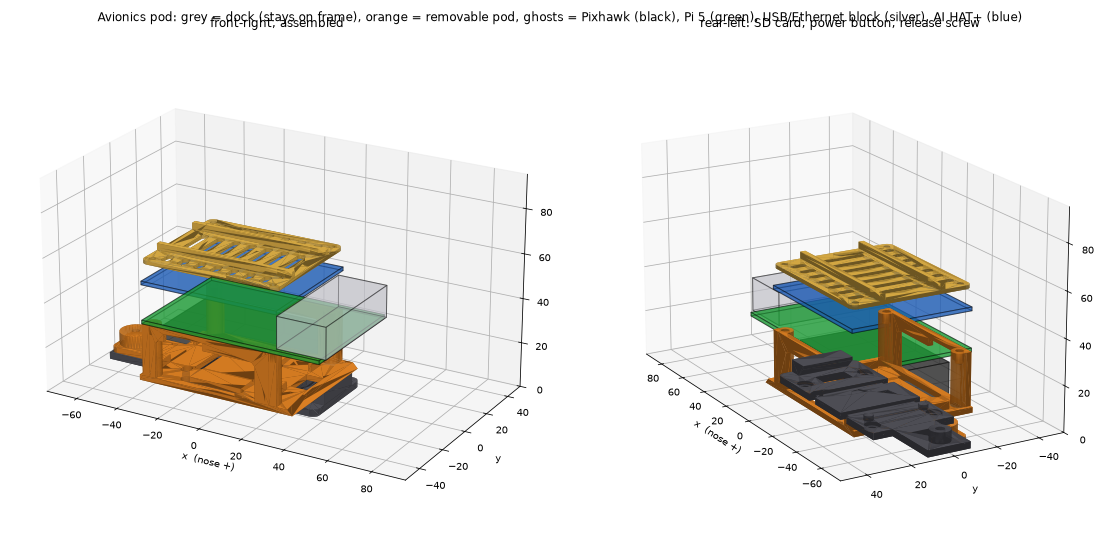

Recreate this plot in Python.
#!/usr/bin/env python3
"""Render preview.png from the generated STLs (plus ghost boxes for the boards)."""
import os, sys
import numpy as np
import matplotlib
matplotlib.use("Agg")
import matplotlib.pyplot as plt
from mpl_toolkits.mplot3d.art3d import Poly3DCollection
from stl import mesh
sys.path.insert(0, os.path.dirname(os.path.abspath(__file__)))
import pod as P

HERE = os.path.dirname(os.path.abspath(__file__))

def ghost(x0, x1, y0, y1, z0, z1):
    v = np.array([[x, y, z] for x in (x0, x1) for y in (y0, y1) for z in (z0, z1)])
    f = [[0, 1, 3, 2], [4, 5, 7, 6], [0, 1, 5, 4], [2, 3, 7, 6], [0, 2, 6, 4], [1, 3, 7, 5]]
    return [v[i] for i in f]

CAM = "--camera" in sys.argv
NOSE = "--nose" in sys.argv
LID = "pod_lid_cam" if CAM else "pod_lid"
DOCK = "dock_cam" if NOSE else "dock"
EXTRA = (("cam_plate", (0.85, 0.35, 0.10)),) if CAM else ()
if NOSE:
    import cadquery as cq
    cq.exporters.export(P.cam_ghost_nose(), os.path.join(HERE, "_ghost.stl"), tolerance=0.05)
    EXTRA = (("cam_plate_nose", (0.85, 0.35, 0.10)), ("_ghost", (0.2, 0.2, 0.25)))
fig = plt.figure(figsize=(16, 8))
light = np.array([0.4, -0.5, 0.75]); light /= np.linalg.norm(light)
for k, (elev, azim, title) in enumerate([(22, -60, "front-right, assembled"),
                                         (18, 150, "rear-left: SD card, power button, release screw")]):
    ax = fig.add_subplot(1, 2, k + 1, projection="3d")
    for name, col in ((DOCK, (0.35, 0.35, 0.38)), ("pod_base", (0.95, 0.55, 0.15)),
                      (LID, (0.95, 0.75, 0.3))) + EXTRA:
        m = mesh.Mesh.from_file(os.path.join(HERE, name + ".stl"))
        n = m.normals / (np.linalg.norm(m.normals, axis=1, keepdims=True) + 1e-12)
        shade = 0.45 + 0.55 * np.clip(n @ light, 0, 1)
        ax.add_collection3d(Poly3DCollection(m.vectors, facecolors=np.outer(shade, col),
                                             edgecolors="none"))
    hw = P.PI_W / 2
    for (b, c) in (
        (ghost(P.FC_X0 - P.FC_L / 2, P.FC_X0 + P.FC_L / 2, -P.FC_W / 2, P.FC_W / 2,
               P.Z_FC0, P.Z_FC0 + P.FC_H), (0.15, 0.15, 0.15, 0.55)),
        (ghost(-P.PI_L / 2, P.PI_L / 2, -hw, hw, P.Z_PI, P.Z_PI + P.PI_T), (0.1, 0.6, 0.2, 0.55)),
        (ghost(P.PI_L / 2 - 21, P.PI_L / 2 + 2, -hw + 2, hw - 2, P.Z_PI + P.PI_T,
               P.Z_PI + 16), (0.75, 0.75, 0.78, 0.45)),
        (ghost(P.PI_X_SD, P.PI_X_SD + P.HAT_L, -hw, hw, P.Z_HAT, P.Z_HAT + P.PI_T),
         (0.1, 0.35, 0.7, 0.55)),
    ):
        ax.add_collection3d(Poly3DCollection(b, facecolors=c, edgecolors=(0, 0, 0, 0.4)))
    ax.set_xlim(-75, 95); ax.set_ylim(-52, 52); ax.set_zlim(0, 95)
    ax.set_box_aspect((170, 104, 95)); ax.view_init(elev=elev, azim=azim)
    ax.set_xlabel("x  (nose +)"); ax.set_ylabel("y"); ax.set_title(title)
fig.suptitle("Avionics pod: grey = dock (stays on frame), orange = removable pod, "
             "ghosts = Pixhawk (black), Pi 5 (green), USB/Ethernet block (silver), AI HAT+ (blue)")
fig.tight_layout()
fig.savefig(os.path.join(HERE, "preview_nose_camera.png" if NOSE else
                         "preview_camera.png" if CAM else "preview.png"), dpi=70)
if NOSE:
    os.remove(os.path.join(HERE, "_ghost.stl"))
